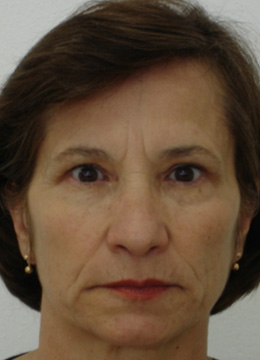
#> input picture Female_Dataset/29a.jpg, 260 x 360 px, found by its file name
$ python show.py   (older library calls are emulated)
#> lines starting #> are read from the running program, lines starting #| are printed output that depends on the picture; after the words box and inside, x2 and y2 are one past the last pixel; in counts of white or black regions, pixels touching at a corner belong together
import cv2
import glob
import face_alignment
from skimage import io
import numpy as np
import pandas as pd
from numpy import ones, zeros, array
#from sklearn import preprocessing
from sklearn.decomposition import PCA as PCA
from sklearn.model_selection import train_test_split
from sklearn.discriminant_analysis import LinearDiscriminantAnalysis as LDA
from sklearn.preprocessing import StandardScaler
from sklearn.metrics import confusion_matrix
from sklearn.metrics import accuracy_score
from skimage.feature import hog as hog
from skimage import data, exposure
import matplotlib.pyplot as plt
import matplotlib.image as mpimg
from skimage.feature import local_binary_pattern

def readimages():
    img=cv2.imread('C:\\Users\\MeaadAlrshoud\\Documents\\GitHub\\gender\\Female_Dataset\\29a.jpg')
#> img is the input picture: shape (360, 260, 3); mean B, G, R 60.1, 79.5, 100.5
    return img

def convertygrey(img):
    grey=cv2.cvtColor(img, cv2.COLOR_BGR2GRAY)
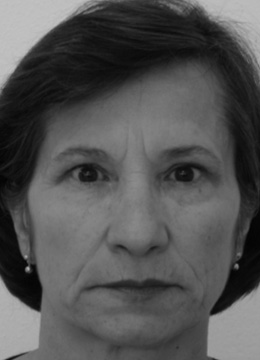
#> grey: shape (360, 260); min 2, max 195, mean 83.6
    mat=np.array(np.float32(grey)) / 255.0
    return grey,mat

def normalization (img):
    normed= cv2.normalize(img, None, alpha=0, beta=1, norm_type=cv2.NORM_MINMAX)
    return normed

def haar(grey):
    face_cascade = cv2.CascadeClassifier('C:\\Users\\MeaadAlrshoud\\Documents\\GitHub\\gender\\haarcascade_frontalface_default.xml')
    # Detect faces in the image
    img = np.array(grey, dtype='uint8')
    f_haar= face_cascade.detectMultiScale(
    img,
    scaleFactor=1.1,
    minNeighbors=5,
    minSize=(30, 30),
    flags = cv2.CASCADE_SCALE_IMAGE
    )
    for (x,y,w,h) in f_haar:
        img = cv2.rectangle(img,(x,y),(x+w,y+h),(255,0,0),2)
        roi_gray = img[y:y+h, x:x+w]
        roi_color = img[y:y+h, x:x+w]

    return f_haar


def hog_features(l1):
    winSize = (64, 64)
    blockSize = (16, 16)
    blockStride = (8, 8)
    cellSize = (8, 8)
    nbins = 9
    derivAperture = 1
    winSigma = 4.
    histogramNormType = 0
    L2HysThreshold = 2.0000000000000001e-01
    gammaCorrection = 0
    nlevels = 64
    #hog = cv2.HOGDescriptor(winSize, blockSize, blockStride, cellSize, nbins, derivAperture, winSigma,
    #                        histogramNormType, L2HysThreshold, gammaCorrection, nlevels)
    # compute(img[, winStride[, padding[, locations]]]) -> descriptors
    winStride = (8, 8)
    padding = (8, 8)
    locations = ((10, 20),)
    #f_hog = hog.compute(l1, winStride, padding, locations)
    fd, hog_image = hog(l1, orientations=8, pixels_per_cell=(16, 16),cells_per_block=(1, 1), visualize=True)
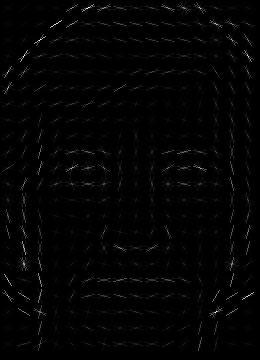
#> hog_image: shape (360, 260) float64; min 0, max 24.16, mean 0.4; drawn with min black and max white
#> fd = 2816 values, max 0.903 at index 154, min 0 at index 343, mean 0.318
    # Rescale histogram for better display
    hog_image_rescaled = exposure.rescale_intensity(hog_image, in_range=(0, 10))
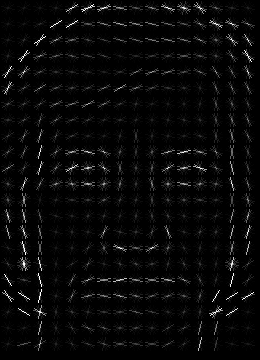
#> hog_image_rescaled: shape (360, 260) float64; min 0, max 1, mean 0.0341

    # initialize the HOG descriptor/person detecto
    return fd, hog_image_rescaled

def lbp(img):
    radius = 3
    n_points = 8 * radius
    lbp=local_binary_pattern(img, n_points, radius, method="uniform")
    return lbp

def face_alignment(img):
    fa= face_alignment.FaceAlignment(face_alignment.LandmarksType._2D, flip_input=False)
    preds = fa.get_landmarks(img)[-1]
    return preds


def main():
    img= readimages()
    img2,mat=convertygrey(img)
    #img3=normalization(img2)
    fd,img3=hog_features(img2)

    img4=haar(img2)
#> in haar, `f_haar= face_cascade.detectMultiScale( img, scaleFactor=1.1, minNeighb..`: f_haar = [[21, 92, 227, 227]]
#> the loop in haar, `for (x,y,w,h) in f_haar:` made 1 pass
#> pass 1, in haar, `img = cv2.rectangle(img,(x,y),(x+w,y+h),(255,0,0),2)`:
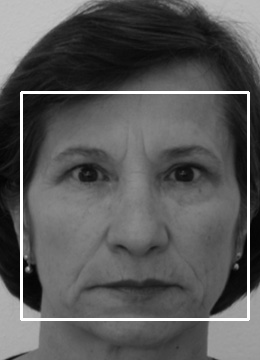
#> img: shape (360, 260); 2.91% of pixels changed, all inside (x1, y1, x2, y2) = (20, 91, 250, 321)
#> pass 1, in haar, `roi_gray = img[y:y+h, x:x+w]`:
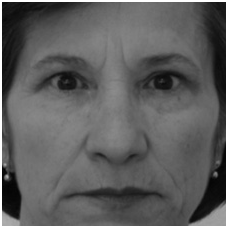
#> roi_gray: shape (227, 227); min 3, max 255, mean 93.7
#> img4 = [[21, 92, 227, 227]]
    im_lbp=lbp(img4)
#> in lbp, `lbp=local_binary_pattern(img, n_points, radius, method="uniform")`: lbp = [[3, 0, 0, 0]]
#> im_lbp = [[3, 0, 0, 0]]
    fa=face_alignment(img3)
    np.set_printoptions(threshold=np.inf)
    cv2.imshow('image 1',im_lbp)
    cv2.waitKey(0)
    cv2.destroyAllWindows()
    np.savetxt("lbp.csv", img4, delimiter=",")
    print(img4)

if __name__ == "__main__":
#> (the run stopped early here; a loop or call above may not have finished)

$ run again, with Female_Dataset/100a.jpg copied over Female_Dataset/29a.jpg
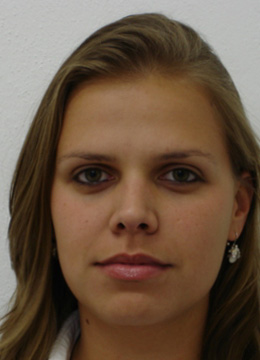
#> input picture Female_Dataset/100a.jpg, 260 x 360 px, found by its file name
#> in readimages, img is the input picture: shape (360, 260, 3); mean B, G, R 67.3, 85.6, 106.9
#> in hog_features, `fd, hog_image = hog(l1, orientations=8, pixels_per_cell=(16, 16),cells..`: fd = 2816 values, max 0.917 at index 1048, min 0 at index 511, mean 0.304
#> in hog_features, `hog_image_rescaled = exposure.rescale_intensity(hog_image, in_range=(0..`:
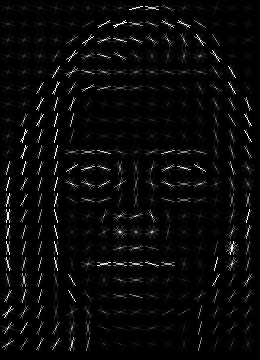
#> hog_image_rescaled: shape (360, 260) float64; min 0, max 1, mean 0.0379
#> f_haar = [[27, 96, 211, 211]]
#> the loop in haar, `for (x,y,w,h) in f_haar:` made 1 pass
#> pass 1, in haar, `roi_gray = img[y:y+h, x:x+w]`:
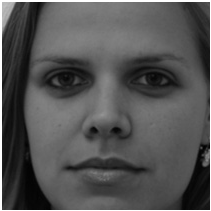
#> roi_gray: shape (211, 211); min 1, max 255, mean 83.3
#> lbp = [[3, 0, 0, 0]]

$ run again, with Female_Dataset/101a.jpg copied over Female_Dataset/29a.jpg
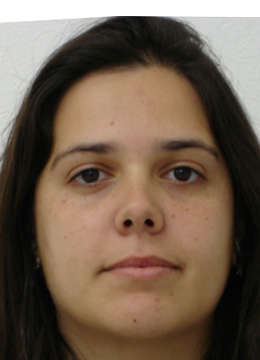
#> input picture Female_Dataset/101a.jpg, 260 x 360 px, found by its file name
#> in readimages, img is the input picture: shape (360, 260, 3); mean B, G, R 79.9, 96, 114.5
#> in hog_features, `fd, hog_image = hog(l1, orientations=8, pixels_per_cell=(16, 16),cells..`: fd = 2816 values, max 1 at index 4, min 0 at index 0, mean 0.293
#> in hog_features, `hog_image_rescaled = exposure.rescale_intensity(hog_image, in_range=(0..`:
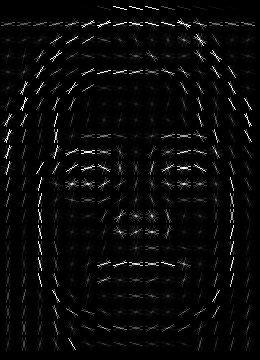
#> hog_image_rescaled: shape (360, 260) float64; min 0, max 1, mean 0.0367
#> f_haar = [[28, 91, 212, 212]]
#> the loop in haar, `for (x,y,w,h) in f_haar:` made 1 pass
#> pass 1, in haar, `roi_gray = img[y:y+h, x:x+w]`:
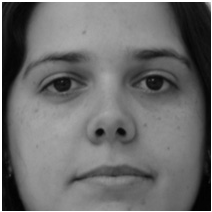
#> roi_gray: shape (212, 212); min 1, max 255, mean 108.8
#> lbp = [[3, 0, 0, 0]]
